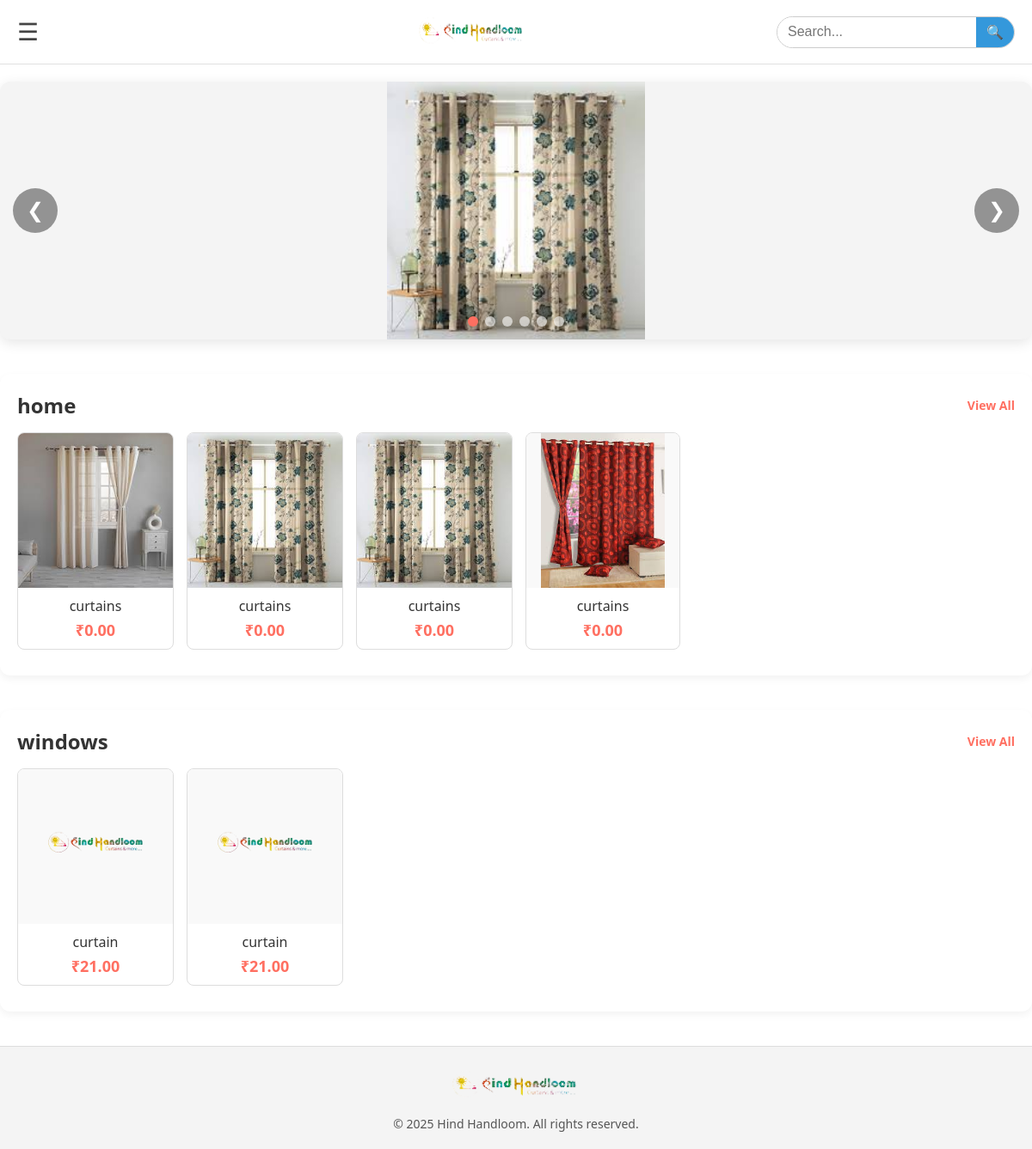
The app's page /, older data.
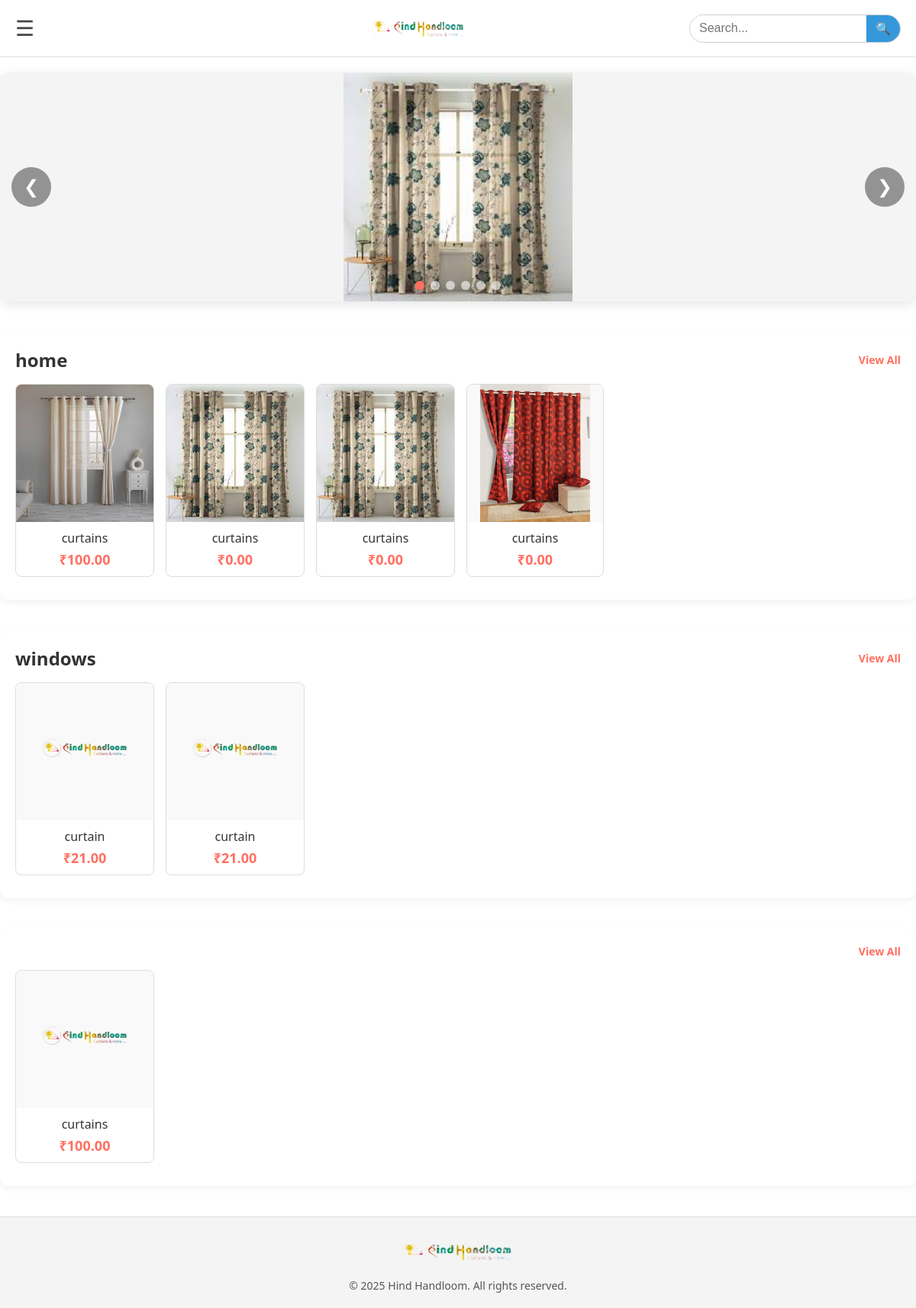
The same page, newer data.
### myapp/models.py (models this page shows, shortened)
class Image(models.Model):
    title = models.CharField(max_length=255)
    image = models.ImageField(upload_to='images/')

class products(models.Model):
    name = models.CharField(max_length=255)
    description = models.TextField(blank=True, null=True)
    price = models.DecimalField(max_digits=10,decimal_places=2)
    color = models.CharField(max_length=25)
    image = models.ImageField(upload_to='product-img/')
    stock = models.IntegerField(default=0)
    category = models.CharField(max_length=100)

### myapp/views.py (the view)
# urls.py: 2. Add a URL to urlpatterns:  path('', views.home, name='home')
def home(request):
    images = Image.objects.all()  # Your slider images model
    product = products.objects.all()
    categories = {}
    for p in product:
        category_name = p.category  # Assuming Product has a ForeignKey to Category
        if category_name not in categories:
            categories[category_name] = []
        categories[category_name].append(p)
    return render(request, 'home.html', {
        'images': images,
        'categories': categories
    })
    return render(request, 'home.html', {'images': images,'product':product })

### myapp/templates/home.html (shortened to what this page needs)
{% extends 'base.html' %}
{% load static %}
{% block extra_css %}
<link rel="stylesheet" href="{% static 'myapp/css/styles.css' %}">
{% endblock %}
{% block content %}
<main class="main_class">
    <div class="slider" id="slider">
        <div class="slider-track" id="sliderTrack">
            {% for image in images %}
            <div class="slide">
                <img src="{{ image.image.url }}" alt="{{ image.title }}">
            </div>
            {% endfor %}
        </div>
        <button id="prevBtn" class="slider-btn">&#10094;</button>
        <button id="nextBtn" class="slider-btn">&#10095;</button>
        <div class="slider-indicators" id="sliderIndicators">
            {% for image in images %}
            <span class="indicator {% if forloop.first %}active{% endif %}"></span>
            {% endfor %}
        </div>
    </div>
{% for category, products in categories.items %}
<section class="category-section">
    <div class="category-header">
        <h2 class="category-title">{{ category }}</h2>
        <a href="{% url 'shop' %}?category={{ category }}" class="view-all">View All</a>
    </div>
    <div class="product-row-scroll">
        {% for product in products %}
        <a href="{% url 'product_details' product.id %}" class="product-card-link">
        <div class="product-card" onclick="gotoproductdetail({{ product.id }})">
            <div class="product-img">
                <img src="{{ product.image.url }}" alt="{{ product.name }}">
            </div>
            <div class="product-info">
                <p class="product-name">{{ product.name }}</p>
                <h3 class="product-price">&#8377;{{ product.price }}</h3>
            </div>
        </div>
    </a>
        {% endfor %}
    </div>
</section>
{% endfor %}
</main>
{% endblock %}

Row changes from the older to the newer data that the page shows:
changed products "home": price "0.00" → "100.00"
added products: image (picture), name "curtains", price "100.00"
